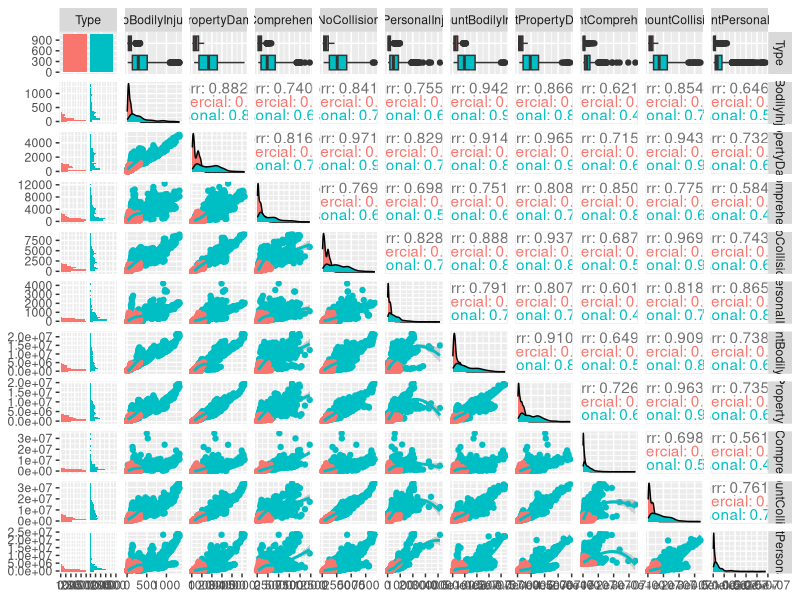
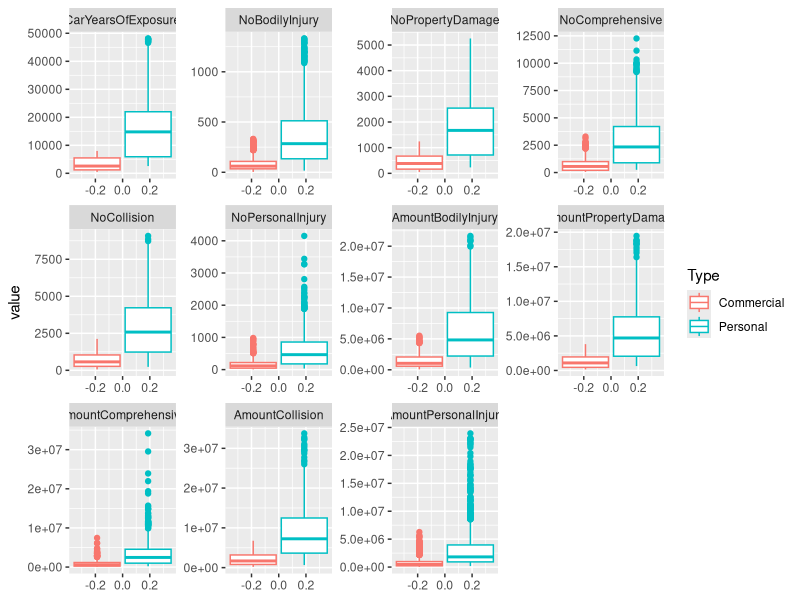
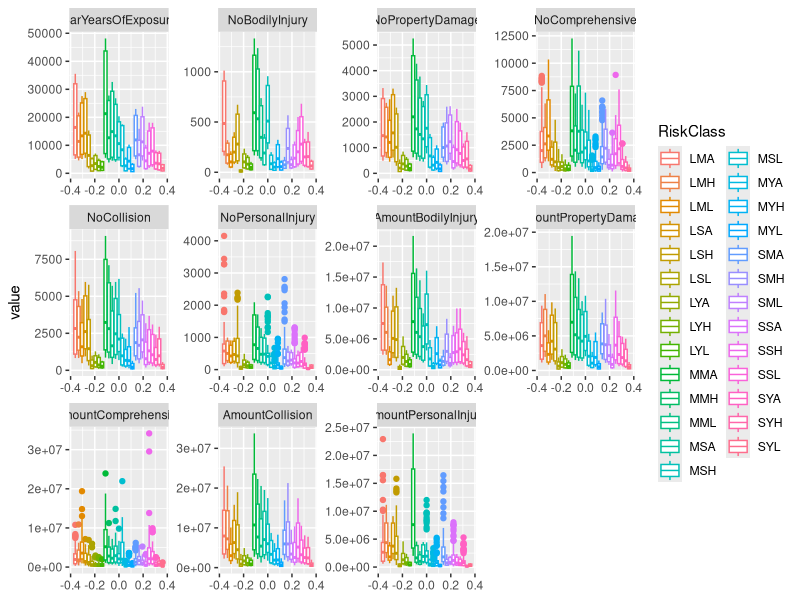
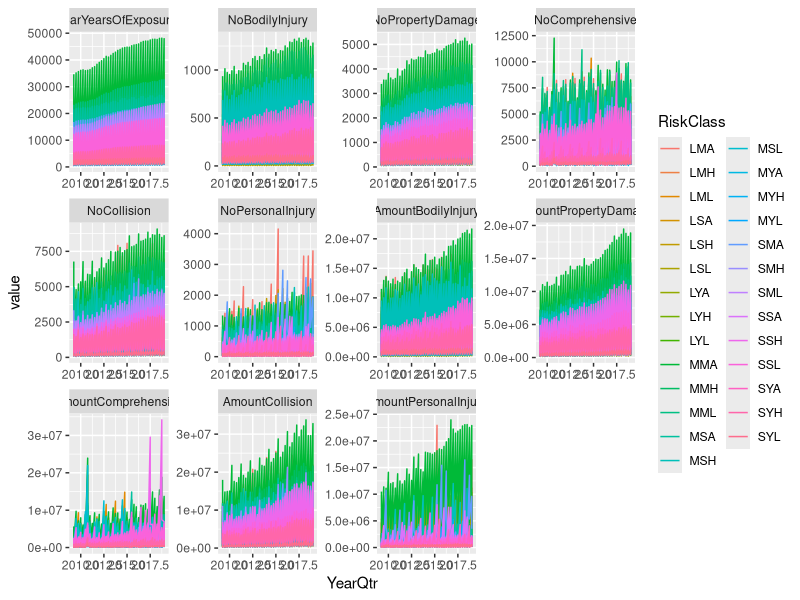
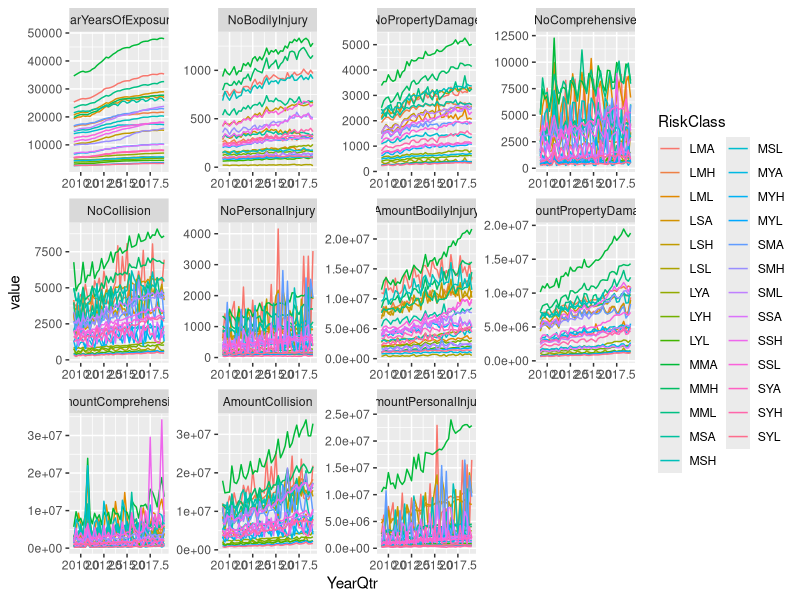
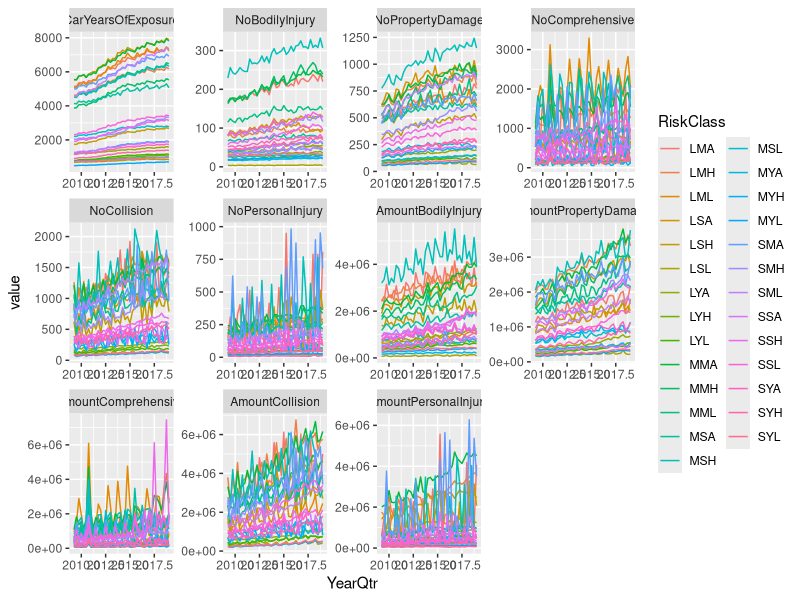
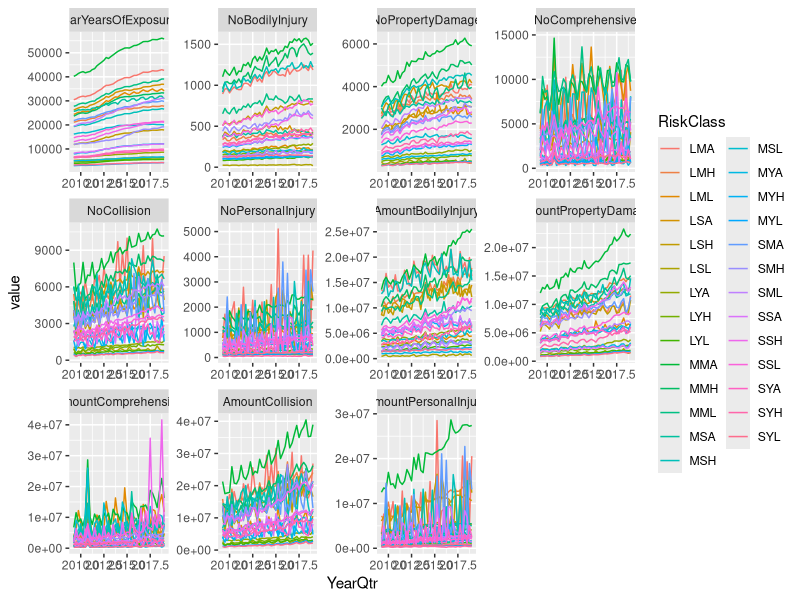

Source code (R) for these figures, in order:
# load packages
require(tidyverse)
require(readxl)
require(GGally)
require(reshape2)
# set wd
getwd()
setwd("C:/Users/Johniemein/Downloads")

# read data, skip = Minimum number of rows to skip before reading anything, be it column names or data
autoclaims <- read_excel("2019-student-research-case-study-data.xlsx", skip = 9)
head(autoclaims)

dimension <- dim(autoclaims)
dimension

names(autoclaims)
# Change the names

# temporary names vector
tmp <- c("Year", "Qtr", "RiskClass", "Type", "CarYearsOfExposure", "NoBodilyInjury", "NoPropertyDamage",
         "NoComprehensive", "NoCollision", "NoPersonalInjury", "AmountBodilyInjury", "AmountPropertyDamage",
         "AmountComprehensive", "AmountCollision", "AmountPersonalInjury")

names(autoclaims) <- tmp
head(autoclaims)


# add year + qtr
autoclaims$YearQtr <- autoclaims$Year + 2.5*autoclaims$Qtr/10

names(autoclaims)
# function for lower part of ggpairs data
lowerFn <- function(data, mapping, method , ...) {
  p <- ggplot(data = data, mapping = mapping) +
    geom_point() +
    geom_smooth(method = method, ...)
  p
}


ggpairs(autoclaims[, c(4,6:dimension[2])],lower = list(continuous = wrap(lowerFn, method = "loess")), 
        mapping = ggplot2::aes(colour = Type))

melt.auto<- melt(data = autoclaims, id= c("YearQtr","Year", "Qtr", "RiskClass", "Type"))



p.box <- ggplot(data = melt.auto) + geom_boxplot(aes(color = Type, y = value)) + facet_wrap( ~ variable, scales = "free")
p.box

p.box <- ggplot(data = melt.auto) + geom_boxplot(aes(color = RiskClass, y = value)) + facet_wrap( ~ variable, scales = "free")
p.box


p.point <- ggplot(data = melt.auto) + geom_line(aes( x = YearQtr, y = value, color = RiskClass)) + facet_wrap( ~ variable, scales = "free")
p.point

# making plots for personal only, commercial only and both after the other colums have been summmed For
# example for each type there is a corresponding risk class, In order to plot the whole data set withour type column
# we need to sum the risk class for personal and commerical
autoclaims.personal <- autoclaims[autoclaims$Type == "Personal",]
autoclaims.commercial <- autoclaims[autoclaims$Type == "Commercial",]
melt.auto.personal <- melt(data = autoclaims.personal, id= c("YearQtr","Year", "Qtr", "RiskClass", "Type"))
melt.auto.commercial <- melt(data = autoclaims.commercial, id= c("YearQtr","Year", "Qtr", "RiskClass", "Type"))

# make data frame with no type, but maintaining the uniqueness of year, qtr, yearqtr and Risk classs
autoclaims.agg.type <- aggregate(. ~ RiskClass + Year + YearQtr + Qtr, 
                                 data = autoclaims[, !(names(autoclaims) %in% c("Type"))], FUN = sum)

melt.auto.agg.type <- melt(data = autoclaims.agg.type, id= c("YearQtr","Year", "Qtr", "RiskClass"))

# plott

ggplot(data = melt.auto.personal) + geom_line(aes( x = YearQtr, y = value, color = RiskClass)) + facet_wrap( ~ variable, scales = "free")

ggplot(data = melt.auto.commercial) + geom_line(aes( x = YearQtr, y = value, color = RiskClass)) + facet_wrap( ~ variable, scales = "free")

ggplot(data = melt.auto.agg.type) + geom_line(aes( x = YearQtr, y = value, color = RiskClass)) + facet_wrap( ~ variable, scales = "free")


# hello worl


